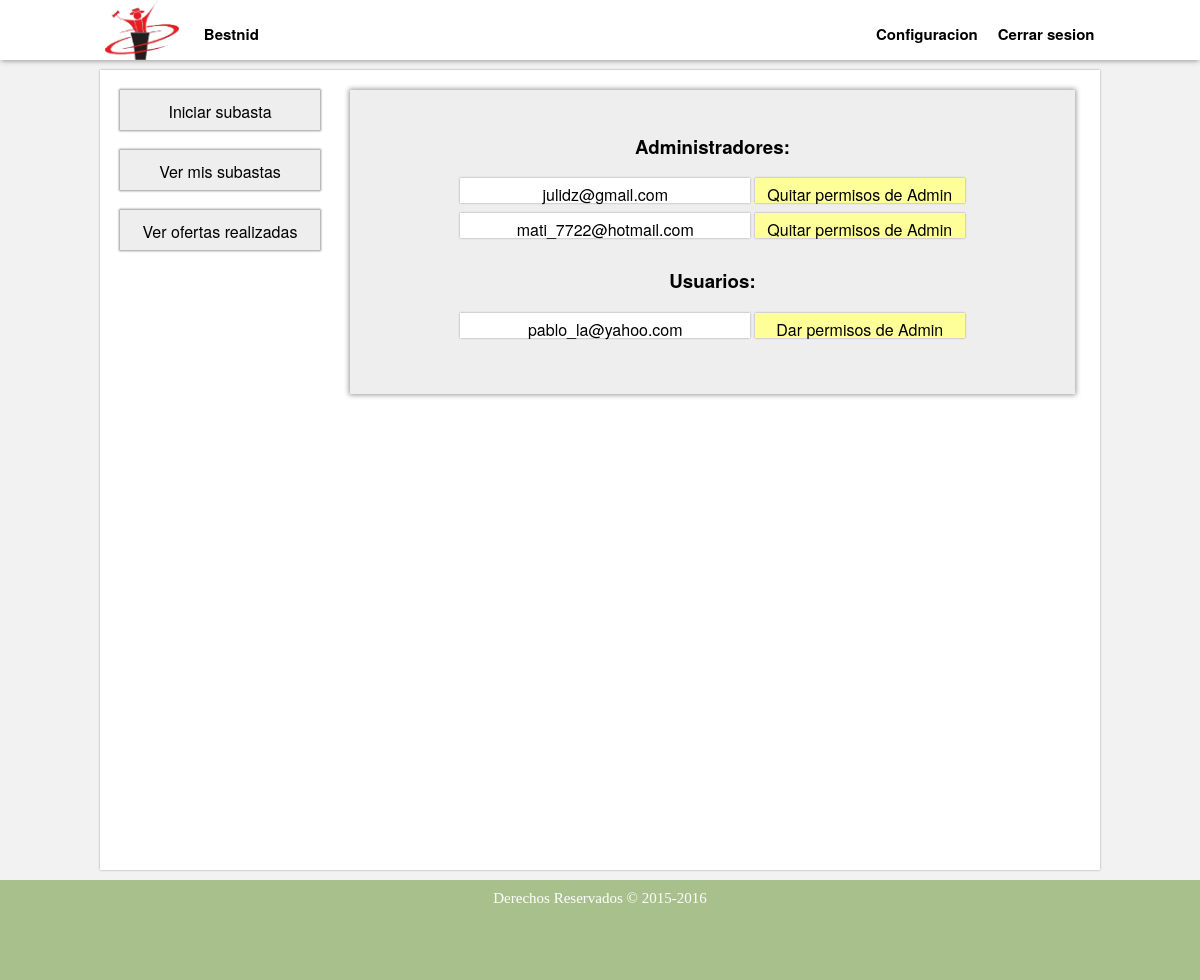
The app's page /listar_usuarios.php (signed in), older data.
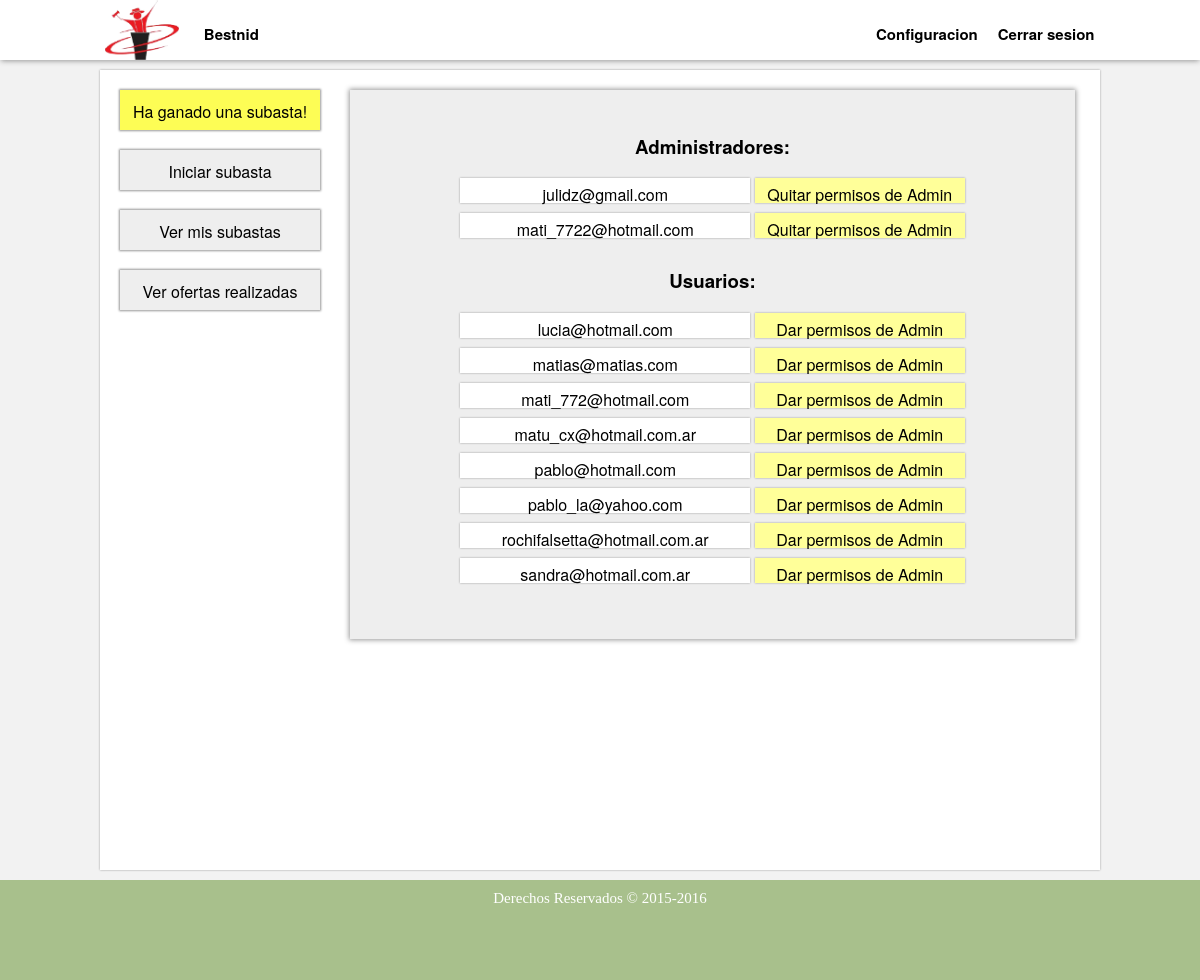
The same page, newer data.
### tables this page shows
CREATE TABLE IF NOT EXISTS `usuario` (
`idUsuario` int(11) NOT NULL,
  `administrador` tinyint(1) NOT NULL,
  `fechaNac` date NOT NULL,
  `mail` varchar(50) NOT NULL,
  `nombre` varchar(50) NOT NULL,
  `apellido` varchar(50) NOT NULL,
  `dni` int(11) NOT NULL,
  `tarjetaCredito` int(11) NOT NULL,
  `contrasenia` varchar(50) NOT NULL
);

### listar_usuarios.php (the view, shortened to what this page needs)
<!DOCTYPE html>
<html lang="es">
	<head>
		<link rel="stylesheet" href="./estilos/estilo.css">
		<link rel="stylesheet" href="./estilos/otros_estilos.css">
		<link rel="stylesheet" href="./estilos/nuevos_estilos.css">
	</head>
	<body>
		<?php include ('./menu.php'); ?>
		<div id='cuerpo'>
			<section>
				<div id="contenedor">
					<h3><b>Administradores: </b></h3>
					<?php
						$conec=conectar();
						$resul=mysqli_query($conec,"SELECT * FROM usuario WHERE administrador = 1 ORDER BY mail");
						while($usuario=mysqli_fetch_array($resul)){
							echo "<div class='nombre_config'>$usuario[mail]</div> ";
							echo "<a href='./listar_usuarios.php?id=$usuario[idUsuario]&admin=0'><div class='boton_config2'>Quitar permisos de Admin</div></a></br>";
						}
						$resul=mysqli_query($conec,"SELECT * FROM usuario WHERE administrador = 0 ORDER BY mail");
						echo "<h3><b>Usuarios: </b></h3>";
						while($usuario=mysqli_fetch_array($resul)){
							echo "<div class='nombre_config'>$usuario[mail]</div> ";
							echo "<a href='./listar_usuarios.php?id=$usuario[idUsuario]&admin=1'><div class='boton_config2'>Dar permisos de Admin</div></a></br>";
						}
					?>
				</div>
			</section>
			<aside>
				<?php include ('./aside_botones.php'); ?>
				<a href="./iniciar_subasta.php"><div class="boton_aside">Iniciar subasta</div></a>
				<a href="./ver_mis_subastas.php"><div class="boton_aside">Ver mis subastas</div></a>
				<a href="./ver_mis_ofertas.php"><div class="boton_aside">Ver ofertas realizadas</div></a>
			</aside>
		</div>
		<footer>
			<span>Derechos Reservados &copy; 2015-2016</span>
		</footer>
	</body>
</html>

### aside_botones.php (shortened to what this page needs)
<?php
	$conec=conectar();
	if(isset($_SESSION['usuario'])) {
		$idUsuario=$_SESSION['usuario'];
		$hoy=date("Y-m-d H:i:s");
?>
<?php
		$resul=mysqli_query($conec,"SELECT * FROM subasta INNER JOIN oferta ON (subasta.idOfertaGanadora = oferta.idOferta) WHERE subasta.fechaFin < '$hoy' AND oferta.IdUsuario = $idUsuario AND subasta.pago = 0");
		if(mysqli_num_rows($resul)!=0){
?>
			<a href="./ver_mis_ofertas.php"><div style="background-color: #FDFD55;" class="boton_aside">Ha ganado una subasta!</div></a>
<?php
		}
	}
?>

Row changes from the older to the newer data that the page shows:
added usuario: mail "lucia@hotmail.com", shown under "Usuarios:"
added usuario: mail "matias@matias.com", shown under "Usuarios:"
added usuario: mail "mati_772@hotmail.com", shown under "Usuarios:"
added usuario: mail "matu_cx@hotmail.com.ar", shown under "Usuarios:"
added usuario: mail "pablo@hotmail.com", shown under "Usuarios:"
added usuario: mail "rochifalsetta@hotmail.com.ar", shown under "Usuarios:"
added usuario: mail "sandra@hotmail.com.ar", shown under "Usuarios:"
Text that changed along with them:
text now shown: "Ha ganado una subasta!"
